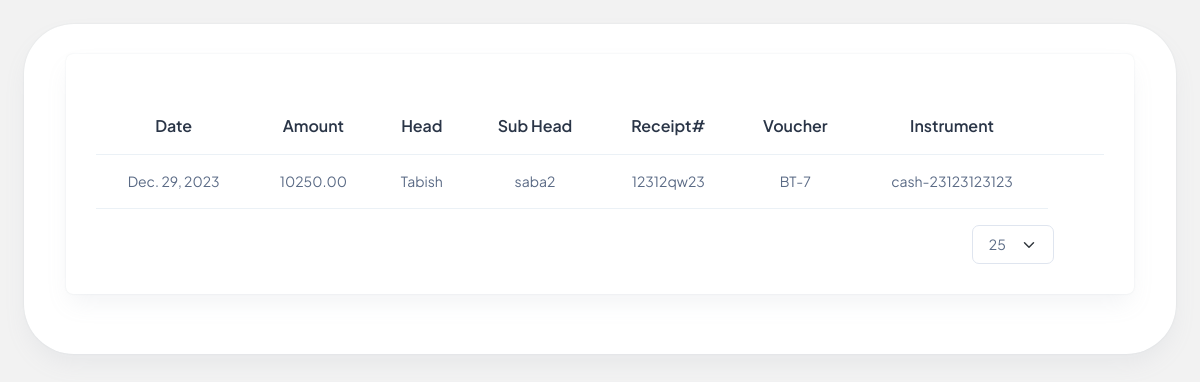
Before: /summarytable (signed in) with the older database file.
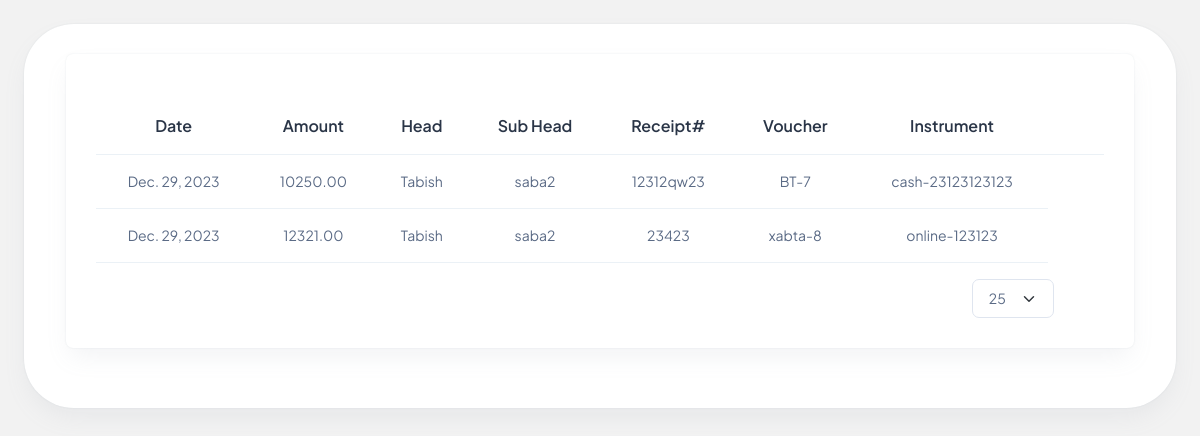
After: the same page with the newer database file.
### Accountapp/models.py (models this page shows, shortened)
class AccountingEntry(models.Model):
    date = models.DateField(auto_now_add=True)
    amount = models.DecimalField(max_digits=20, decimal_places=2)
    head = models.ForeignKey(Head, on_delete=models.CASCADE)
    sub_head = models.ForeignKey(Shead, on_delete=models.CASCADE)
    description = models.TextField()
    receipt_number = models.CharField(max_length=20)
    charge_by = models.ForeignKey(
        charge, on_delete=models.CASCADE, null=True, blank=True
    )
    voucher = models.CharField(max_length=50, null=True, blank=True, unique=True)
    paid_by = models.ForeignKey(paid, on_delete=models.CASCADE, null=True, blank=True)
    claim_by = models.ForeignKey(claim, on_delete=models.CASCADE, null=True, blank=True)
    instrument = models.CharField(
        max_length=10,
        null=True,
        blank=True,
        choices=[("cash", "Cash"), ("cheque", "Cheque"), ("online", "Online Transfer")],
    )
    cash_number = models.CharField(max_length=20, default=0, null=True, blank=True)
    cheque_number = models.CharField(max_length=20, default=0, null=True, blank=True)
    online_number = models.CharField(max_length=20, default=0, null=True, blank=True)
    vendors = models.ForeignKey(Vendor, null=True, blank=True, on_delete=models.CASCADE)
    attachments = models.FileField(upload_to="attachments/", null=True, blank=True)
    comments = models.TextField()

class Head(models.Model):
    name = models.CharField(max_length=50)

class Shead(models.Model):
    head = models.ForeignKey(Head, on_delete=models.CASCADE)
    name = models.CharField(max_length=50)
    class Meta:
        verbose_name = "Sub Head"
        verbose_name_plural = "Sub Heads"
    def __str__(self):
        return self.name

### Accountapp/views.py (the view)
# urls.py: path("summarytable", views.tsummary, name="summarytable"),
@login_required(login_url="signin")
def tsummary(request):
    today = date.today()
    todayentry = AccountingEntry.objects.filter(date=today)
    return render(request, "summarytable.html", locals())

### Accountapp/templates/summarytable.html (shortened to what this page needs)
<!DOCTYPE html>
<html lang="en">
  <head>
    {% load static %}
    <link rel="stylesheet" href="https://code.jquery.com/ui/1.12.1/themes/base/jquery-ui.css" />
    <link rel="stylesheet" href="{% static 'css/styles.min.css' %}" />
    <link rel="stylesheet" href="{% static 'css/custom.css' %}" />
  </head>
  <body>
    <div class="page-wrapper" id="main-wrapper" data-layout="horizontal" data-navbarbg="skin6" data-header-position="fixed">
      <div class="body-wrapper">
        <div class="container-fluid">
          <div class="card my-navbar">
            <div class="card-body d-flex justify-content-between">
        <div class="container-fluid">
          <div class="card">
            <div class="card-body pt-2">
              <div class="table-responsive">
                <div class="d-flex justify-content-end align-items-center">
                  <a href="{% url 'home' %}" class="text-primary" style="font-size: 1.5rem;"><i class="ti ti-square-plus"></i></a>
                </div>
                <table id="accounting-table" class="table text-nowrap mb-0 align-middle">
                  <thead class="text-dark fs-4 text-center">
                    <tr>
                      <th>Date</th>
                      <th>Amount</th>
                      <th>Head</th>
                      <th>Sub Head</th>
                      <th>Receipt#</th>
                      <th>Voucher</th>
                      <th>Instrument</th>
                      <th>
                        <div class="d-flex justify-content-center">
                          <div>
                            <a class="nav-icon-hover text-primary" href="javascript:void(0)" id="drop3" data-bs-toggle="dropdown" aria-expanded="false"><strong><i class="ti ti-dots-vertical" style="font-size: 1rem;"></i></strong></a>
                          </div>
                        </div>
                      </th>
                    </tr>
                  </thead>
                  <tbody>
                    {% for entry in todayentry|slice:'-10:' %}
                      <tr class="text-center">
                        <td>{{ entry.date }}</td>
                        <td>{{ entry.amount }}</td>
                        <td>{{ entry.head.name }}</td>
                        <td>{{ entry.sub_head }}</td>
                        <td>{{ entry.receipt_number }}</td>
                        <td>{{ entry.voucher }}</td>
                        {% if entry.instrument == 'cash' or entry.instrument == 'Cash' %}
                          <td>{{ entry.instrument }}-{{ entry.cash_number }}</td>
                        {% elif entry.instrument == 'Cheque' or entry.instrument == 'cheque' %}
                          <td>{{ entry.instrument }}-{{ entry.cheque_number }}</td>
                        {% else %}
                          <td>{{ entry.instrument }}-{{ entry.online_number }}</td>
                        {% endif %}
                      </tr>
                    {% endfor %}
                  </tbody>
                </table>
              </div>
              <div class="d-flex align-items-center justify-content-end">
                <div class="text-center mt-3 me-2">
                  <select id="recordsPerPage" class="form-select" onchange="updateTableRows()">
                    <option value="50" selected>25</option>
                  </select>
                </div>
                <div class="text-center mt-3">
                  <button onclick="loadPreviousRows()" id="loadPreviousButton" class="btn btn-primary text-primary mr-2" style="background-color: transparent; border: none; padding: 0;"><i class="ti ti-square-arrow-left toggle-buttons"></i></button>
                  <button onclick="loadNextRows()" id="loadNextButton" class="btn btn-primary text-primary" style="background-color: transparent; border: none; padding: 0;"><i class="ti ti-square-arrow-right toggle-buttons"></i></button>
                </div>
              </div>
            </div>
          </div>
        </div>
      </div>
    </div>
  </body>
</html>

Changed rows visible on the page:
added AccountingEntry: date "Dec. 29, 2023", amount "12321.00", head.name "Tabish", sub_head "saba2", receipt_number "23423", voucher "xabta-8", instrument "online", online_number "123123"
